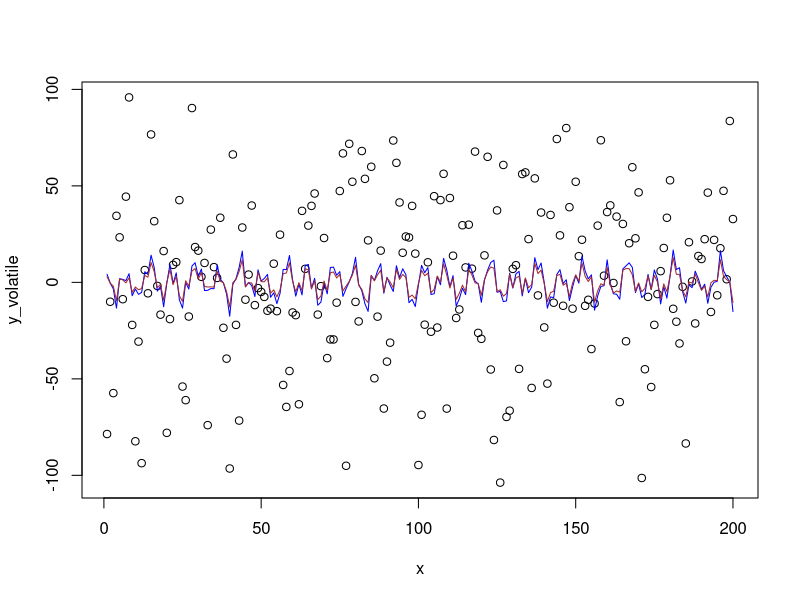

Source code (R):
# The Weierstrass function

wf <- function(x, wf_iterations, a, b)
{
  v <- NULL
  for(j in 1:wf_iterations)
  {
    v[j] <- (a^j)*cos((b^j)*x)
  }
  return(sum(v))
}

# The parameters initialization
a <- 1.5
b <- 21
# wf_iteration is not equal to 1, which means the data is volatile
wf_iteration <- 5

y_volatile <- NULL
y_volatile_trend <- NULL

# The residual's IIDN parameters
stdev <- 40
n <- 200
u <- rnorm(n,0,stdev)
x <- 1:n

# The volatile trend series

for(i in 1:n)
{
  y_volatile[i] <- wf(x[i],wf_iteration,a,b) + u[i]
  y_volatile_trend[i] <- wf(x[i],wf_iteration,a,b)
}

# Regression result is below. Note that here also the parameters are
# given in the 'start' list. The control section is to create the min factor
# lower enough to perform the iterations, and the warnOnly is used to
# ensure that the iterations complete without errors.

init_parameters_volatile <- list(A = a, B = b)

model_nls_volatile <- nls(
  y_volatile ~ A*cos(B*x) + A^2*cos(B^2*x) +
    A^3*cos(B^3*x) + A^4*cos(B^4*x) + A^5*cos(B^5*x),
  start = init_parameters_volatile,
  trace = TRUE,
  control = nls.control(minFactor = 1/2^15, warnOnly = TRUE)
)
summary(model_nls_volatile)

# The plots are below.
plot(x,y_volatile,ylim = c(min(y_volatile) , max(y_volatile)))
# lines(x,y_volatile_trend - fitted(model_nls_volatile),col = "black")
lines(x,y_volatile_trend,col = "blue")
lines(x,fitted(model_nls_volatile),col = "brown")